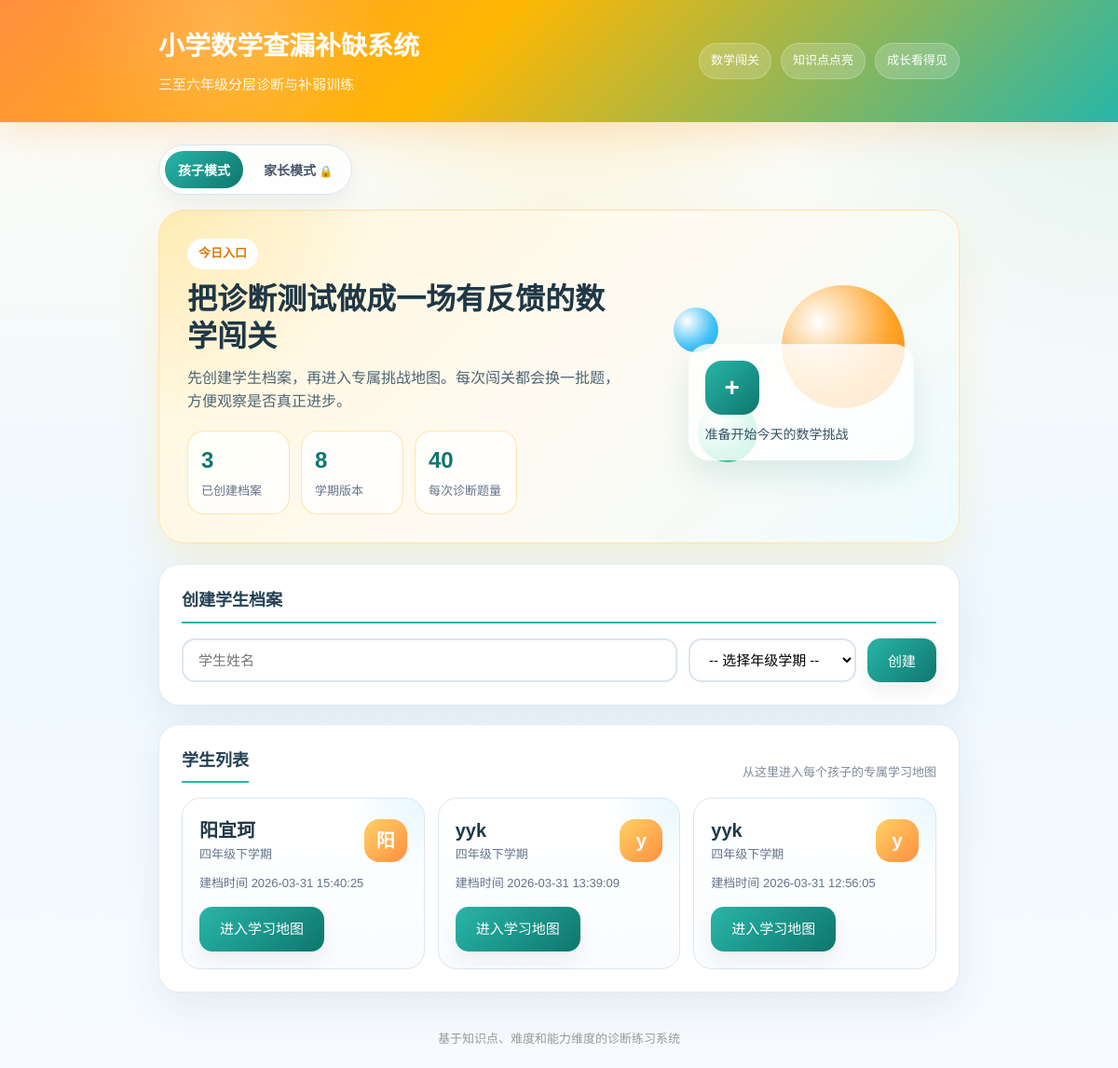
The app's page /, older data.
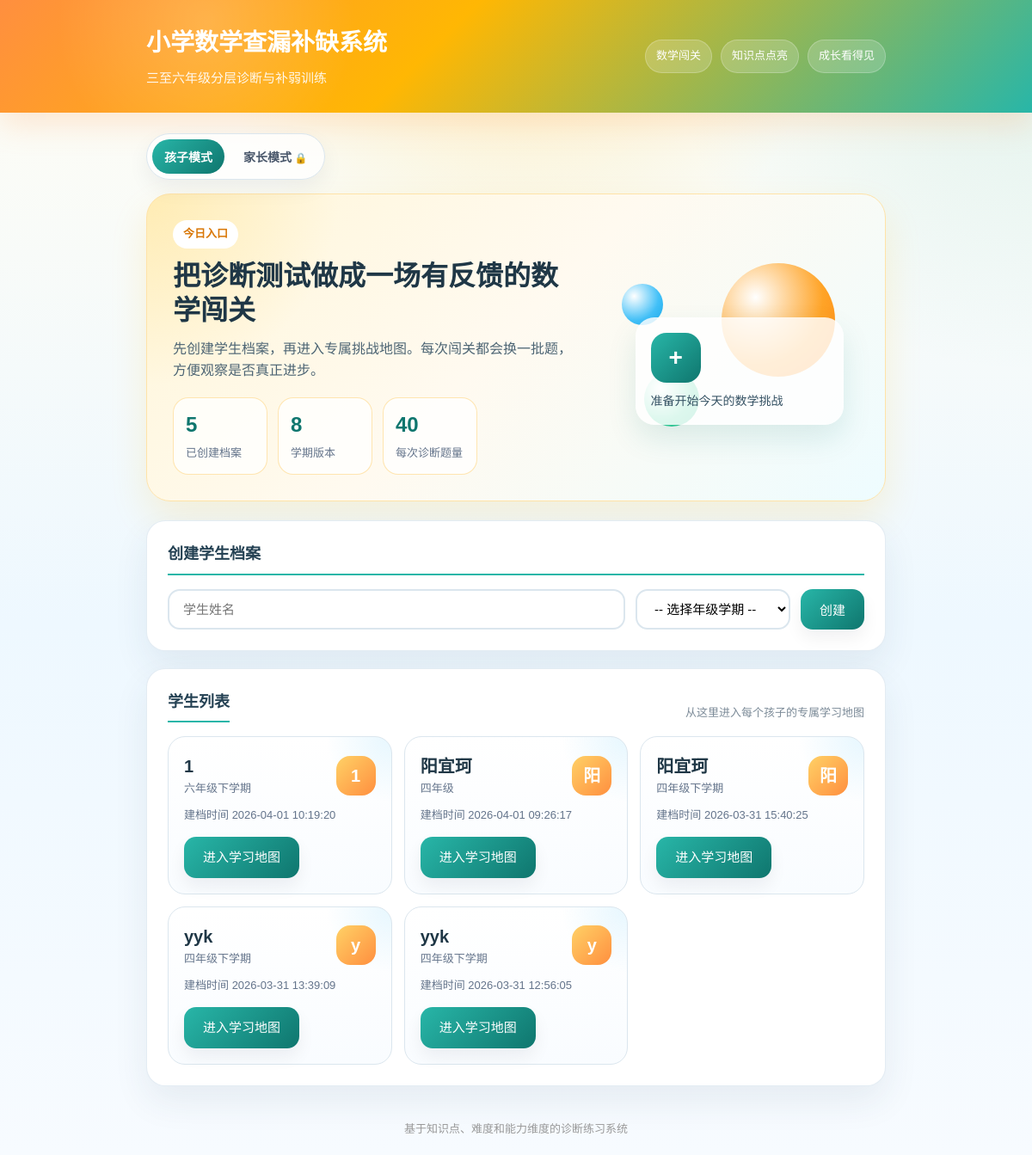
The same page, newer data.
### tables this page shows
CREATE TABLE students (
            id INTEGER PRIMARY KEY AUTOINCREMENT,
            name TEXT NOT NULL,
            class_name TEXT NOT NULL,
            created_at TEXT NOT NULL
        , grade TEXT NOT NULL DEFAULT '四年级下学期');

### app.py (the view)
@app.route("/")
def index():
    students = models.get_all_students()
    return render_template("index.html", students=students, grade_options=GRADE_OPTIONS)

### models.py (called while the page is built)
def get_db():
    conn = sqlite3.connect(DB_PATH)
    conn.row_factory = sqlite3.Row
    return conn

def get_all_students():
    conn = get_db()
    rows = conn.execute("SELECT * FROM students ORDER BY created_at DESC").fetchall()
    conn.close()
    return [dict(r) for r in rows]

### templates/index.html (shortened to what this page needs)
{% extends "base.html" %}
{% block content %}
<section class="hero-panel">
    <div class="hero-copy">
        <span class="eyebrow">今日入口</span>
        <h2>把诊断测试做成一场有反馈的数学闯关</h2>
        <p>先创建学生档案，再进入专属挑战地图。每次闯关都会换一批题，方便观察是否真正进步。</p>
        <div class="hero-stats">
            <div class="hero-stat">
                <strong>{{ students|length }}</strong>
                <span>已创建档案</span>
            </div>
            <div class="hero-stat">
                <strong>{{ grade_options|length }}</strong>
                <span>学期版本</span>
            </div>
            <div class="hero-stat">
                <strong>40</strong>
                <span>每次诊断题量</span>
            </div>
        </div>
    </div>
    <div class="hero-visual">
        <div class="planet planet-a"></div>
        <div class="planet planet-b"></div>
        <div class="planet planet-c"></div>
        <div class="hero-mascot">
            <div class="mascot-face">+</div>
            <p>准备开始今天的数学挑战</p>
        </div>
    </div>
</section>
<section class="card">
    <h2>创建学生档案</h2>
    <form method="POST" action="/student/create" class="form-inline">
        <input type="text" name="name" placeholder="学生姓名" required>
        <select name="grade" required>
            <option value="">-- 选择年级学期 --</option>
        </select>
        <button type="submit" class="btn btn-primary">创建</button>
    </form>
</section>
<section class="card">
    <div class="section-head">
        <h2>学生列表</h2>
        <span class="section-tip">从这里进入每个孩子的专属学习地图</span>
    </div>
    {% if students %}
    <div class="student-grid">
            {% for s in students %}
            <article class="student-card">
                <div class="student-card-top">
                    <div>
                        <div class="student-name">{{ s.name }}</div>
                        <div class="student-grade">{{ s.grade }}</div>
                    </div>
                    <span class="student-avatar">{{ s.name[:1] }}</span>
                </div>
                <p class="student-meta">建档时间 {{ s.created_at }}</p>
                <a href="/student/{{ s.id }}" class="btn btn-primary">进入学习地图</a>
            </article>
            {% endfor %}
    </div>
    {% else %}
    <p class="empty-hint">暂无学生，请先创建学生档案。</p>
    {% endif %}
</section>
{% endblock %}

Row changes from the older to the newer data that the page shows:
added students: name "1", grade "六年级下学期", created_at "2026-04-01 10:19:20"
added students: name "阳宜珂", grade "四年级", name "阳", created_at "2026-04-01 09:26:17"
Text that changed along with them:
{{ students|length }}: "3" → "5"
